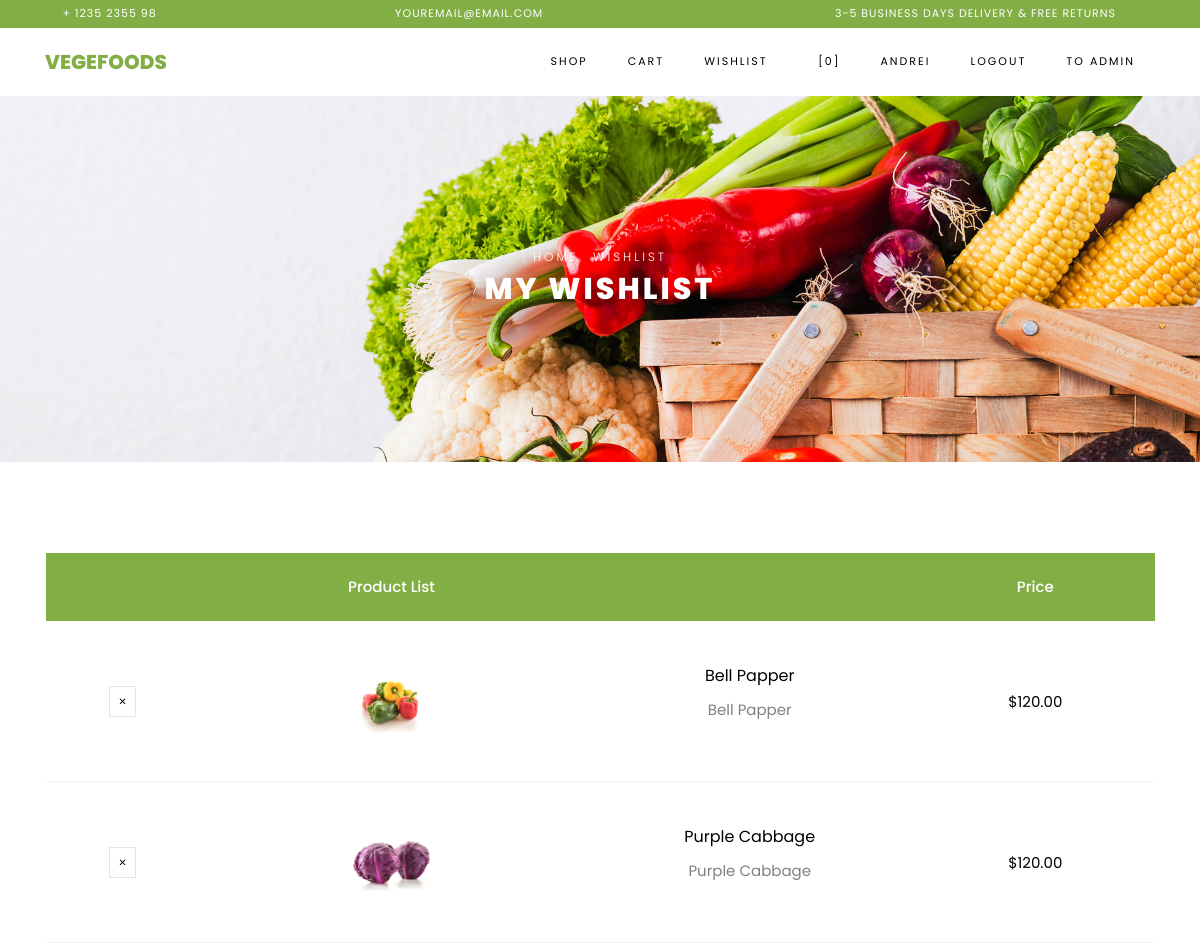
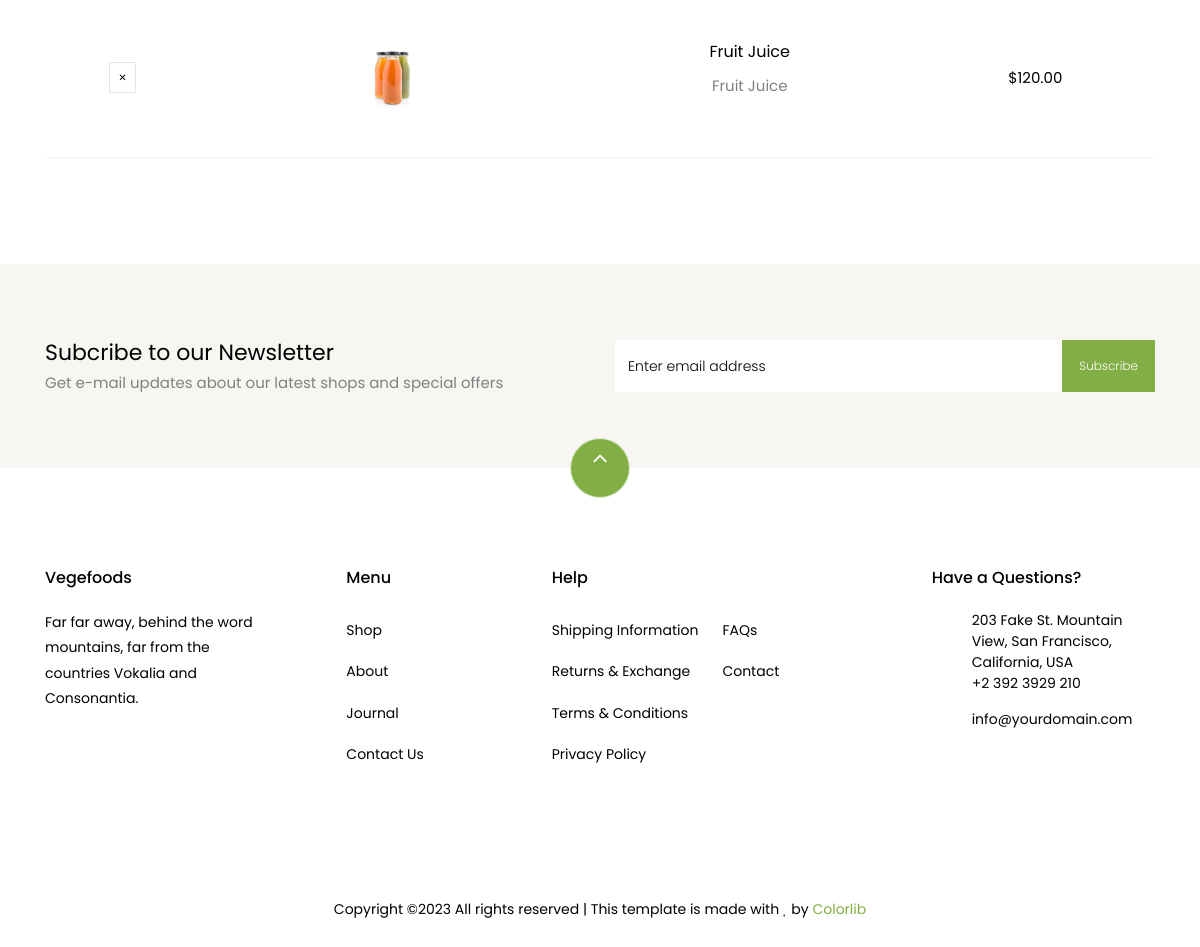
The page /wishlist (signed in) on the database its author committed (2 pictures, top to bottom).
### store/models.py (models this page shows, shortened)
class Product(models.Model):
    name = models.CharField(max_length=255)
    description = models.TextField()
    price = models.DecimalField(max_digits=10, decimal_places=2)
    image = models.ImageField(upload_to='static/products', null=True, blank=True)
    category = models.ForeignKey(Category, on_delete=models.CASCADE)
    created_time = models.DateTimeField(auto_now_add=True)
    updated_time = models.DateTimeField(auto_now=True)

### store/views.py (the view)
# urls.py: path('wishlist', WishListView.as_view(), name='wishlist'),
class WishListView(View):
    @staticmethod
    def get(request):
        if request.user.is_authenticated:
            user_wishes = WishList.objects.filter(user_id=request.user.id)
            products = Product.objects.filter(id__in=user_wishes.values('product_id'))
            return render(request, 'wishlist.html', context={'data': products})
        else:
            return redirect('login')

### store/templates/store/wishlist.html (shortened to what this page needs)
{% extends 'store/base.html' %}
{% load static %}
{% block content %}
    <div class="hero-wrap hero-bread" style="background-image: url({% static 'store/images/bg_1.jpg' %});">
      <div class="container">
        <div class="row no-gutters slider-text align-items-center justify-content-center">
          <div class="col-md-9 ftco-animate text-center">
          	<p class="breadcrumbs"><span class="mr-2"><a href="index.html">Home</a></span> <span>Wishlist</span></p>
            <h1 class="mb-0 bread">My Wishlist</h1>
          </div>
        </div>
      </div>
    </div>
    <section class="ftco-section ftco-cart">
			<div class="container">
				<div class="row">
    			<div class="col-md-12 ftco-animate">
    				<div class="cart-list">
	    				<table class="table">
						    <thead class="thead-primary">
						      <tr class="text-center">
						        <th>&nbsp;</th>
						        <th>Product List</th>
						        <th>&nbsp;</th>
						        <th>Price</th>
						      </tr>
						    </thead>
						    <tbody>
						      {% for product in data %}
                                <tr class="text-center">
                                    <td class="product-remove"><a href="#"><span class="ion-ios-close"></span></a></td>
                                    <td class="image"><img class="img-fluid" src="/{{product.image}}" height="100" width="100"><a href="#"></a></td>
                                    <td class="product-name">
                                        <h3>{{product.name}}</h3>
                                        <p>{{product.description}}</p>
                                    </td>
                                    <td class="price">${{product.price}}</td>
                                  </tr>
                              {% endfor %}
						    </tbody>
						  </table>
					  </div>
    			</div>
    		</div>
			</div>
		</section>
		<section class="ftco-section ftco-no-pt ftco-no-pb py-5 bg-light">
      <div class="container py-4">
        <div class="row d-flex justify-content-center py-5">
          <div class="col-md-6">
          	<h2 style="font-size: 22px;" class="mb-0">Subcribe to our Newsletter</h2>
          	<span>Get e-mail updates about our latest shops and special offers</span>
          </div>
          <div class="col-md-6 d-flex align-items-center">
            <form action="#" class="subscribe-form">
              <div class="form-group d-flex">
                <input type="text" class="form-control" placeholder="Enter email address">
                <input type="submit" value="Subscribe" class="submit px-3">
              </div>
            </form>
          </div>
        </div>
      </div>
    </section>
{% endblock %}
{% block scripts %}
  </body>
</html>
{% endblock %}

### store/templates/store/base.html (shortened to what this page needs)
{% load static %}
<!DOCTYPE html>
<html lang="en">
{% block header %}
  <head>
    <link rel="stylesheet" href="{% static 'store/css/open-iconic-bootstrap.min.css'%}">
    <link rel="stylesheet" href="{% static 'store/css/animate.css'%}">
    <link rel="stylesheet" href="{% static 'store/css/owl.carousel.min.css'%}">
    <link rel="stylesheet" href="{% static 'store/css/owl.theme.default.min.css'%}">
    <link rel="stylesheet" href="{% static 'store/css/magnific-popup.css'%}">
    <link rel="stylesheet" href="{% static 'store/css/aos.css'%}">
    <link rel="stylesheet" href="{% static 'store/css/ionicons.min.css'%}">
    <link rel="stylesheet" href="{% static 'store/css/bootstrap-datepicker.css'%}">
    <link rel="stylesheet" href="{% static 'store/css/jquery.timepicker.css'%}">
    <link rel="stylesheet" href="{% static 'store/css/flaticon.css'%}">
    <link rel="stylesheet" href="{% static 'store/css/icomoon.css'%}">
    <link rel="stylesheet" href="{% static 'store/css/style.css'%}">
  </head>
  <body class="goto-here">
		<div class="py-1 bg-primary">
    	<div class="container">
    		<div class="row no-gutters d-flex align-items-start align-items-center px-md-0">
	    		<div class="col-lg-12 d-block">
		    		<div class="row d-flex">
		    			<div class="col-md pr-4 d-flex topper align-items-center">
					    	<div class="icon mr-2 d-flex justify-content-center align-items-center"><span class="icon-phone2"></span></div>
						    <span class="text">+ 1235 2355 98</span>
					    </div>
					    <div class="col-md pr-4 d-flex topper align-items-center">
					    	<div class="icon mr-2 d-flex justify-content-center align-items-center"><span class="icon-paper-plane"></span></div>
						    <span class="text">youremail@email.com</span>
					    </div>
					    <div class="col-md-5 pr-4 d-flex topper align-items-center text-lg-right">
						    <span class="text">3-5 Business days delivery &amp; Free Returns</span>
					    </div>
				    </div>
			    </div>
		    </div>
		  </div>
    </div>
    <nav class="navbar navbar-expand-lg navbar-dark ftco_navbar bg-dark ftco-navbar-light" id="ftco-navbar">
	    <div class="container">
	      <a class="navbar-brand" href="#">Vegefoods</a>
	      <div class="collapse navbar-collapse" id="ftco-nav">
	        <ul class="navbar-nav ml-auto">
              	<li class="nav-item"><a class="nav-link" href="{% url 'store:shop' %}">Shop</a></li>
                <li class="nav-item"><a class="nav-link" href="{% url 'store:cart' %}">Cart</a></li>
                <li class="nav-item"><a class="nav-link" href="{% url 'store:wishlist' %}">Wishlist</a></li>
	          <li class="nav-item cta cta-colored"><a href="{% url 'store:cart' %}" class="nav-link"><span class="icon-shopping_cart"></span>[0]</a></li>
                {% if request.user.is_authenticated %}
                <li class="nav-item"><a class="nav-link">{{request.user.username}}</a></li>
                <li class="nav-item"><a class="nav-link" href="{% url 'logout' %}">Logout</a></li>
                   {% if  request.user.is_staff %}
                   <li class="nav-item"><a class="nav-link" href="/admin/">To Admin</a></li>
                   {% endif %}
                {% else %}
                <li class="nav-item"><a class="nav-link" href="{% url 'login' %}">Login</a></li>
                {% endif %}
	        </ul>
	      </div>
	    </div>
	  </nav>
{% endblock %}
{% block content %}
{% endblock %}
{% block footer %}
    <footer class="ftco-footer ftco-section">
      <div class="container">
      	<div class="row">
      		<div class="mouse">
						<a href="#" class="mouse-icon">
							<div class="mouse-wheel"><span class="ion-ios-arrow-up"></span></div>
						</a>
					</div>
      	</div>
        <div class="row mb-5">
          <div class="col-md">
            <div class="ftco-footer-widget mb-4">
              <h2 class="ftco-heading-2">Vegefoods</h2>
              <p>Far far away, behind the word mountains, far from the countries Vokalia and Consonantia.</p>
              <ul class="ftco-footer-social list-unstyled float-md-left float-lft mt-5">
              </ul>
            </div>
          </div>
          <div class="col-md">
            <div class="ftco-footer-widget mb-4 ml-md-5">
              <h2 class="ftco-heading-2">Menu</h2>
              <ul class="list-unstyled">
                <li><a href="#" class="py-2 d-block">Shop</a></li>
                <li><a href="#" class="py-2 d-block">About</a></li>
                <li><a href="#" class="py-2 d-block">Journal</a></li>
                <li><a href="#" class="py-2 d-block">Contact Us</a></li>
              </ul>
            </div>
          </div>
          <div class="col-md-4">
             <div class="ftco-footer-widget mb-4">
              <h2 class="ftco-heading-2">Help</h2>
              <div class="d-flex">
	              <ul class="list-unstyled mr-l-5 pr-l-3 mr-4">
	                <li><a href="#" class="py-2 d-block">Shipping Information</a></li>
	                <li><a href="#" class="py-2 d-block">Returns &amp; Exchange</a></li>
	                <li><a href="#" class="py-2 d-block">Terms &amp; Conditions</a></li>
	                <li><a href="#" class="py-2 d-block">Privacy Policy</a></li>
	              </ul>
	              <ul class="list-unstyled">
	                <li><a href="#" class="py-2 d-block">FAQs</a></li>
	                <li><a href="#" class="py-2 d-block">Contact</a></li>
	              </ul>
	            </div>
            </div>
          </div>
          <div class="col-md">
            <div class="ftco-footer-widget mb-4">
            	<h2 class="ftco-heading-2">Have a Questions?</h2>
            	<div class="block-23 mb-3">
	              <ul>
	                <li><span class="icon icon-map-marker"></span><span class="text">203 Fake St. Mountain View, San Francisco, California, USA</span></li>
	                <li><a href="#"><span class="icon icon-phone"></span><span class="text">+2 392 3929 210</span></a></li>
	                <li><a href="#"><span class="icon icon-envelope"></span><span class="text">info@yourdomain.com</span></a></li>
	              </ul>
	            </div>
            </div>
          </div>
        </div>
        <div class="row">
          <div class="col-md-12 text-center">
            <p>
						  Copyright &copy;<script>document.write(new Date().getFullYear());</script> All rights reserved | This template is made with <i class="icon-heart color-danger" aria-hidden="true"></i> by <a href="https://colorlib.com" target="_blank">Colorlib</a>
						</p>
          </div>
        </div>
      </div>
    </footer>
{% endblock %}
{% block scripts %}
{% endblock %}

### store/static/store/css/icomoon.css (style rules this page uses)
[class^="icon-"], [class*=" icon-"] { font-family: 'icomoon' !important; speak: none; font-style: normal; font-weight: normal; font-variant: normal; text-transform: none; line-height: 1; -webkit-font-smoothing: antialiased; -moz-osx-font-smoothing: grayscale; }
.icon-heart:before { content: "\f004"; }
.icon-map-marker:before { content: "\f041"; }
.icon-phone:before { content: "\f095"; }
.icon-envelope:before { content: "\f0e0"; }
.icon-paper-plane:before { content: "\f1d8"; }
.icon-phone2:before { content: "\e0cd"; }
.icon-shopping_cart:before { content: "\e8cc"; }

### rows shown on the page
Product: image (picture), name "Bell Papper", description "Bell Papper", price "120.00"
Product: image (picture), name "Purple Cabbage", description "Purple Cabbage", price "120.00"
Product: image (picture), name "Fruit Juice", description "Fruit Juice", price "120.00"

### other values the page prints
{{ request.user.username }} "ANDREI"
